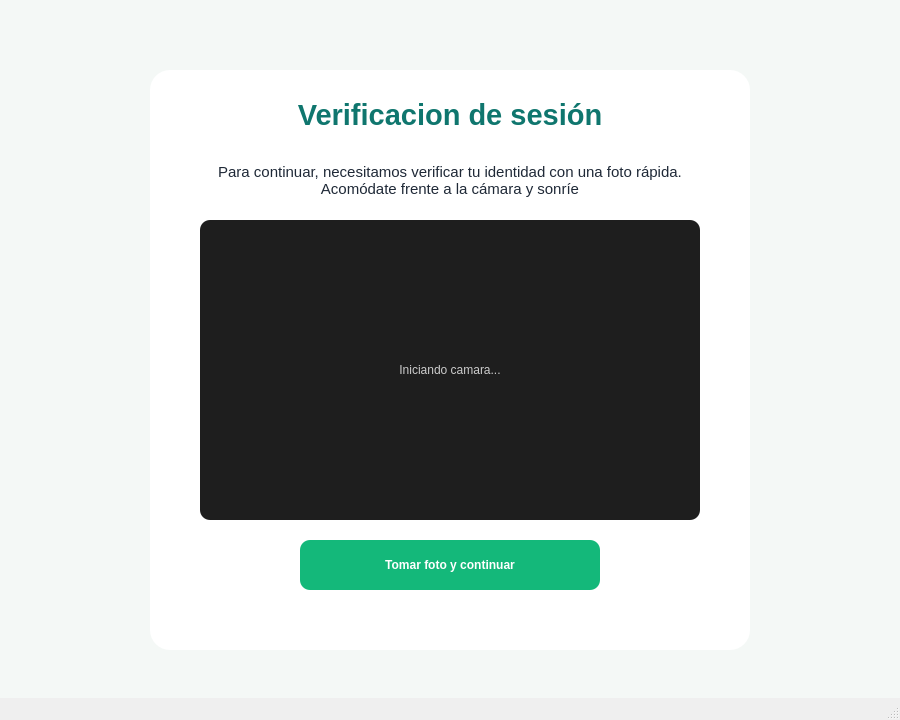
<?xml version="1.0" encoding="UTF-8"?>
<ui version="4.0">
 <class>VerificacionWindow</class>
 <widget class="QMainWindow" name="VerificacionWindow">
  <property name="geometry">
   <rect>
    <x>0</x>
    <y>0</y>
    <width>900</width>
    <height>720</height>
   </rect>
  </property>
  <property name="windowTitle">
   <string>Vitalis - Verificacion de sesion</string>
  </property>
  <property name="styleSheet">
   <string notr="true">#centralwidget { background-color: #F4F8F6; }
#cardVerif { background-color: #FFFFFF; border-radius: 20px; }
#labelTituloVerif { color: #0F766E; }
#labelMensaje { color: #1F2937; }
#labelCamara { background-color: #1E1E1E; color: #CCCCCC; border-radius: 10px; }
#btnVerificar { background-color: #14B87A; color: #FFFFFF; border: none; border-radius: 10px; font-weight: bold; }
#btnVerificar:hover { background-color: #0F766E; }
#labelEstado { color: #0F766E; }</string>
  </property>
  <widget class="QWidget" name="centralwidget">
   <widget class="QFrame" name="cardVerif">
    <property name="geometry">
     <rect>
      <x>150</x>
      <y>70</y>
      <width>600</width>
      <height>580</height>
     </rect>
    </property>
    <widget class="QLabel" name="labelTituloVerif">
     <property name="geometry">
      <rect>
       <x>30</x>
       <y>25</y>
       <width>540</width>
       <height>40</height>
      </rect>
     </property>
     <property name="font">
      <font>
       <pointsize>22</pointsize>
       <weight>75</weight>
       <bold>true</bold>
      </font>
     </property>
     <property name="text">
      <string>Verificacion de sesión</string>
     </property>
     <property name="alignment">
      <set>Qt::AlignCenter</set>
     </property>
    </widget>
    <widget class="QLabel" name="labelMensaje">
     <property name="geometry">
      <rect>
       <x>40</x>
       <y>80</y>
       <width>520</width>
       <height>60</height>
      </rect>
     </property>
     <property name="font">
      <font>
       <pointsize>11</pointsize>
      </font>
     </property>
     <property name="text">
      <string>Para continuar, necesitamos verificar tu identidad con una foto rápida. Acomódate frente a la cámara y sonríe</string>
     </property>
     <property name="alignment">
      <set>Qt::AlignCenter</set>
     </property>
     <property name="wordWrap">
      <bool>true</bool>
     </property>
    </widget>
    <widget class="QLabel" name="labelCamara">
     <property name="geometry">
      <rect>
       <x>50</x>
       <y>150</y>
       <width>500</width>
       <height>300</height>
      </rect>
     </property>
     <property name="text">
      <string>Iniciando camara...</string>
     </property>
     <property name="alignment">
      <set>Qt::AlignCenter</set>
     </property>
    </widget>
    <widget class="QPushButton" name="btnVerificar">
     <property name="geometry">
      <rect>
       <x>150</x>
       <y>470</y>
       <width>300</width>
       <height>50</height>
      </rect>
     </property>
     <property name="font">
      <font>
       <weight>75</weight>
       <bold>true</bold>
      </font>
     </property>
     <property name="cursor">
      <cursorShape>PointingHandCursor</cursorShape>
     </property>
     <property name="text">
      <string>Tomar foto y continuar</string>
     </property>
    </widget>
    <widget class="QLabel" name="labelEstado">
     <property name="geometry">
      <rect>
       <x>40</x>
       <y>535</y>
       <width>520</width>
       <height>35</height>
      </rect>
     </property>
     <property name="text">
      <string/>
     </property>
     <property name="alignment">
      <set>Qt::AlignCenter</set>
     </property>
     <property name="wordWrap">
      <bool>true</bool>
     </property>
    </widget>
   </widget>
  </widget>
  <widget class="QStatusBar" name="statusbar"/>
 </widget>
 <resources/>
 <connections/>
</ui>
